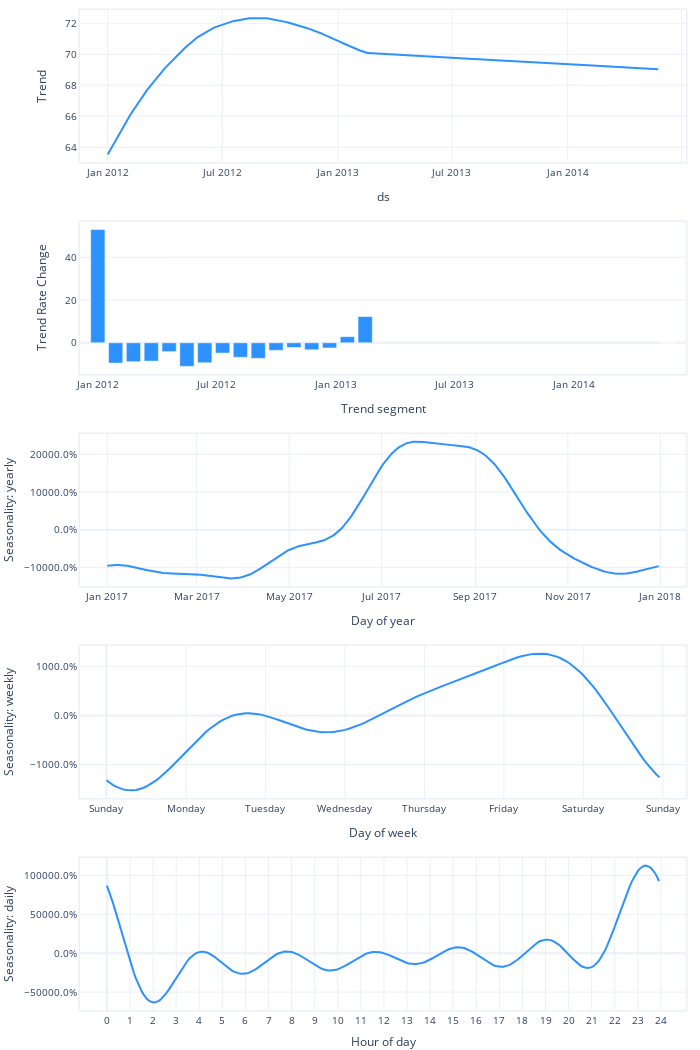

The cell this chart's notebook holds for it:
### Code cell
fig_param = m.plot_parameters()
fig_param.show()

### Figure 1 — Plotly figure (JSON) as saved in the notebook; plotly's stock layout.template omitted (floating-point values rounded to 4 significant figures; data arrays with more than 128 entries replaced by an {"elided": "..."} marker saying what was removed)
{"data": [{"fill": "none", "line": {"color": "#2d92ff", "width": 2}, "mode": "lines", "name": "Trend", "type": "scatter", "uid": "763efa62-c629-4e64-b142-baed524036f1", "x": {"elided": "876 str values"}, "xaxis": "x", "y": {"elided": "876 float values"}, "yaxis": "y"}, {"marker": {"color": "#2d92ff"}, "name": "Trend Rate Change", "type": "bar", "uid": "432ac2e6-a741-41b8-ba12-4dcf9e73e14f", "x": ["2012-01-01T00:00:00", "2012-01-28T08:15:00", "2012-02-24T16:30:00", "2012-03-23T00:45:00", "2012-04-19T09:00:00", "2012-05-16T17:15:00", "2012-06-13T01:30:00", "2012-07-10T09:45:00", "2012-08-06T18:00:00", "2012-09-03T02:15:00", "2012-09-30T10:30:00", "2012-10-27T18:45:00", "2012-11-24T03:00:00", "2012-12-21T11:15:00", "2013-01-17T19:30:00", "2013-02-14T03:45:00", "2014-05-25T00:00:00"], "xaxis": "x2", "y": [52.93, -9.474, -8.839, -8.569, -4.127, -11.04, -9.344, -4.821, -6.787, -7.295, -3.534, -2.183, -3.281, -2.416, 2.874, 12.29, 0], "yaxis": "y2"}, {"fill": "none", "line": {"color": "#2d92ff", "width": 2}, "mode": "lines", "name": "yearly", "type": "scatter", "uid": "d091501a-058b-4f90-98d6-a8c25d28ba59", "x": {"elided": "365 str values"}, "xaxis": "x3", "y": {"elided": "365 float values"}, "yaxis": "y3"}, {"fill": "none", "line": {"color": "#2d92ff", "width": 2}, "mode": "lines", "name": "weekly", "type": "scatter", "uid": "ff0aa81f-0cb8-4a54-9488-b154572463e2", "x": {"elided": "168 int values"}, "xaxis": "x4", "y": {"elided": "168 float values"}, "yaxis": "y4"}, {"fill": "none", "line": {"color": "#2d92ff", "width": 2}, "mode": "lines", "name": "daily", "type": "scatter", "uid": "e9002e2f-79d1-41cc-a994-452462e539fc", "x": {"elided": "288 int values"}, "xaxis": "x5", "y": {"elided": "288 float values"}, "yaxis": "y5"}], "layout": {"autosize": true, "font": {"size": 10}, "height": 1050, "hovermode": "x unified", "margin": {"b": 0, "l": 0, "pad": 0, "r": 10, "t": 10}, "showlegend": false, "title": {"font": {"size": 12}}, "width": 700, "xaxis": {"anchor": "y", "domain": [0, 1], "linewidth": 1.5, "mirror": true, "range": ["2011-11-18T00:00:00", "2014-07-08T00:00:00"], "showline": true, "title": {"text": "ds"}, "type": "date"}, "xaxis2": {"anchor": "y2", "domain": [0, 1], "linewidth": 1.5, "mirror": true, "range": ["2011-12-04T15:45:00", "2014-06-21T08:15:00"], "showline": true, "title": {"text": "Trend segment"}, "type": "date"}, "xaxis3": {"anchor": "y3", "domain": [0, 1], "linewidth": 1.5, "mirror": true, "range": ["2016-12-14T00:00:00", "2018-01-18T00:00:00"], "showline": true, "title": {"text": "Day of year"}}, "xaxis4": {"anchor": "y4", "domain": [0, 1], "linewidth": 1.5, "mirror": true, "range": [-8, 175], "showline": true, "tickmode": "array", "ticktext": ["Sunday", "Monday", "Tuesday", "Wednesday", "Thursday", "Friday", "Saturday", "Sunday", "Sunday"], "tickvals": [0, 24, 48, 72, 96, 120, 144, 168, 192], "title": {"text": "Day of week"}}, "xaxis5": {"anchor": "y5", "domain": [0, 1], "linewidth": 1.5, "mirror": true, "range": [-14, 301], "showline": true, "tickmode": "array", "ticktext": [0, 1, 2, 3, 4, 5, 6, 7, 8, 9, 10, 11, 12, 13, 14, 15, 16, 17, 18, 19, 20, 21, 22, 23, 24], "tickvals": [0, 12, 24, 36, 48, 60, 72, 84, 96, 108, 120, 132, 144, 156, 168, 180, 192, 204, 216, 228, 240, 252, 264, 276, 288], "title": {"text": "Hour of day"}}, "yaxis": {"anchor": "x", "domain": [0.848, 1], "linewidth": 1.5, "mirror": true, "rangemode": "normal", "showline": true, "title": {"text": "Trend"}}, "yaxis2": {"anchor": "x2", "domain": [0.636, 0.788], "linewidth": 1.5, "mirror": true, "rangemode": "normal", "showline": true, "title": {"text": "Trend Rate Change"}}, "yaxis3": {"anchor": "x3", "domain": [0.424, 0.576], "hoverformat": ".4%", "linewidth": 1.5, "mirror": true, "rangemode": "normal", "showline": true, "tickformat": ".1%", "title": {"text": "Seasonality: yearly"}}, "yaxis4": {"anchor": "x4", "domain": [0.212, 0.364], "hoverformat": ".4%", "linewidth": 1.5, "mirror": true, "rangemode": "normal", "showline": true, "tickformat": ".1%", "title": {"text": "Seasonality: weekly"}}, "yaxis5": {"anchor": "x5", "domain": [0, 0.152], "hoverformat": ".4%", "linewidth": 1.5, "mirror": true, "rangemode": "normal", "showline": true, "tickformat": ".1%", "title": {"text": "Seasonality: daily"}}}}
